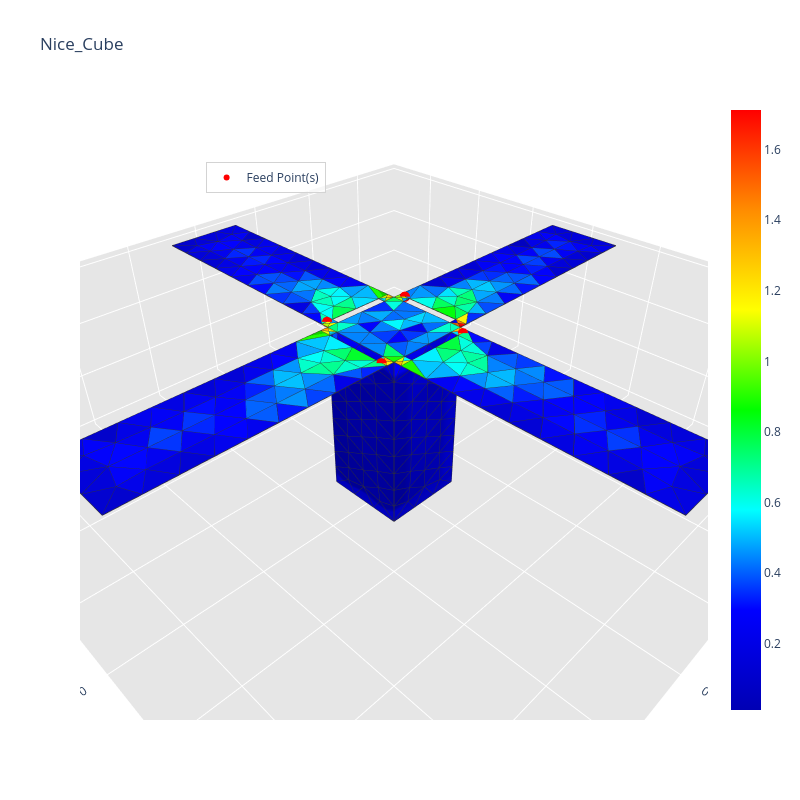

Notebook code for this chart:
### Code cell
_ = radiation_algorithm(path, frequency, feed_point,
                        voltage_amplitude=voltage_amplitude, 
                        excitation_unit_vector=excitation_units_vector, 
                        gap_width=0.1*initial_mesh_size,
                        voltage_phase=phase)

### Figure 1 — Plotly figure (JSON) as saved in the notebook; plotly's stock layout.template omitted (floating-point values rounded to 4 significant figures; data arrays with more than 128 entries replaced by an {"elided": "..."} marker saying what was removed)
{"data": [{"facecolor": {"elided": "708 str values"}, "i": {"elided": "708 int values"}, "j": {"elided": "708 int values"}, "k": {"elided": "708 int values"}, "name": "", "type": "mesh3d", "x": {"elided": "402 float values"}, "y": {"elided": "402 float values"}, "z": {"elided": "402 float values"}}, {"line": {"color": "rgb(50, 50, 50)", "width": 1.5}, "mode": "lines", "showlegend": false, "type": "scatter3d", "x": {"elided": "3540 float values"}, "y": {"elided": "3540 float values"}, "z": {"elided": "3540 float values"}}, {"hoverinfo": "none", "marker": {"color": [0.01184, 1.712], "colorscale": [[0, "rgb(0, 0, 180)"], [0.1667, "rgb(0, 0, 255)"], [0.3333, "rgb(0, 255, 255)"], [0.5, "rgb(0, 255, 0)"], [0.6667, "rgb(255, 255, 0)"], [0.8333, "rgb(255, 140, 0)"], [1, "rgb(255, 0, 0)"]], "showscale": true, "size": 0.1}, "mode": "markers", "showlegend": false, "type": "scatter3d", "x": [-0.05], "y": [-0.05], "z": [-0.3]}, {"marker": {"color": "red", "size": 6, "symbol": "circle"}, "mode": "markers+text", "name": "Feed Point(s)", "type": "scatter3d", "x": [0.06, -0.0425, -0.06, 0.0425], "y": [0.0425, 0.06, -0.0425, -0.06], "z": [0.0, 0.0, 0.0, 0.0]}], "layout": {"height": 800, "legend": {"bgcolor": "rgba(255,255,255,0.7)", "bordercolor": "lightgray", "borderwidth": 1, "x": 0.2, "xanchor": "left", "y": 0.9, "yanchor": "top"}, "scene": {"aspectratio": {"x": 1, "y": 1, "z": 0.3}, "camera": {"eye": {"x": 0.65, "y": 0.65, "z": 0.65}}, "xaxis": {"backgroundcolor": "rgb(230, 230, 230)", "gridcolor": "rgb(255, 255, 255)", "showbackground": true, "zerolinecolor": "rgb(255, 255, 255)"}, "yaxis": {"backgroundcolor": "rgb(230, 230, 230)", "gridcolor": "rgb(255, 255, 255)", "showbackground": true, "zerolinecolor": "rgb(255, 255, 255)"}, "zaxis": {"backgroundcolor": "rgb(230, 230, 230)", "gridcolor": "rgb(255, 255, 255)", "showbackground": true, "zerolinecolor": "rgb(255, 255, 255)"}}, "title": {"text": "Nice_Cube"}, "width": 800}}
